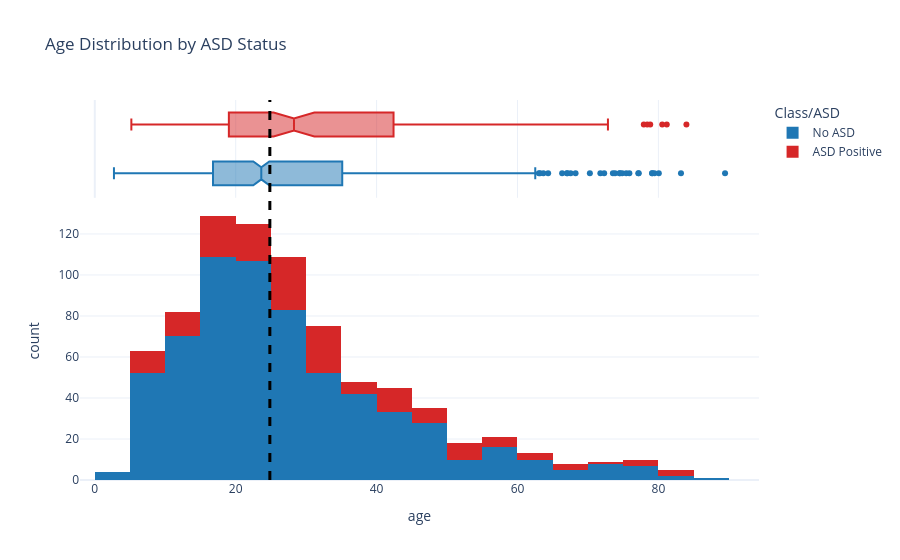

The notebook cell saved with this chart:
### Code cell
# 3. Add Median Line as a vertical shape (Black Dashed)
fig.add_shape(
    type="line",
    x0=age_median, y0=0,
    x1=age_median, y1=1,
    line=dict(color="black", width=3, dash="dash"),
    xref='x',
    yref='paper'
)
fig.show()

### Figure 1 — Plotly figure (JSON) as saved in the notebook; plotly's stock layout.template omitted (floating-point values rounded to 4 significant figures; data arrays with more than 128 entries replaced by an {"elided": "..."} marker saying what was removed)
{"data": [{"alignmentgroup": "True", "bingroup": "x", "hovertemplate": "Class/ASD=No ASD<br>age=%{x}<br>count=%{y}<extra></extra>", "legendgroup": "No ASD", "marker": {"color": "#1f77b4", "pattern": {"shape": ""}}, "name": "No ASD", "nbinsx": 30, "offsetgroup": "No ASD", "orientation": "v", "showlegend": true, "type": "histogram", "x": {"elided": "639 float values"}, "xaxis": "x", "yaxis": "y"}, {"alignmentgroup": "True", "hovertemplate": "Class/ASD=No ASD<br>age=%{x}<extra></extra>", "legendgroup": "No ASD", "marker": {"color": "#1f77b4"}, "name": "No ASD", "notched": true, "offsetgroup": "No ASD", "showlegend": false, "type": "box", "x": {"elided": "639 float values"}, "xaxis": "x2", "yaxis": "y2"}, {"alignmentgroup": "True", "bingroup": "x", "hovertemplate": "Class/ASD=ASD Positive<br>age=%{x}<br>count=%{y}<extra></extra>", "legendgroup": "ASD Positive", "marker": {"color": "#d62728", "pattern": {"shape": ""}}, "name": "ASD Positive", "nbinsx": 30, "offsetgroup": "ASD Positive", "orientation": "v", "showlegend": true, "type": "histogram", "x": {"elided": "161 float values"}, "xaxis": "x", "yaxis": "y"}, {"alignmentgroup": "True", "hovertemplate": "Class/ASD=ASD Positive<br>age=%{x}<extra></extra>", "legendgroup": "ASD Positive", "marker": {"color": "#d62728"}, "name": "ASD Positive", "notched": true, "offsetgroup": "ASD Positive", "showlegend": false, "type": "box", "x": {"elided": "161 float values"}, "xaxis": "x2", "yaxis": "y2"}], "layout": {"autosize": true, "barmode": "stack", "legend": {"title": {"text": "Class/ASD"}, "tracegroupgap": 0}, "shapes": [{"line": {"color": "black", "dash": "dash", "width": 3}, "type": "line", "x0": 24.85, "x1": 24.85, "xref": "x", "y0": 0, "y1": 1, "yref": "paper"}], "title": {"text": "Age Distribution by ASD Status"}, "xaxis": {"anchor": "y", "autorange": true, "domain": [0, 1], "range": [-2.101, 94.28], "title": {"text": "age"}, "type": "linear"}, "xaxis2": {"anchor": "y2", "autorange": true, "domain": [0, 1], "matches": "x", "range": [-2.101, 94.28], "showgrid": true, "showticklabels": false, "type": "linear"}, "yaxis": {"anchor": "x", "autorange": true, "domain": [0, 0.7326], "range": [0, 135.8], "title": {"text": "count"}}, "yaxis2": {"anchor": "x2", "autorange": true, "domain": [0.7426, 1], "matches": "y2", "range": [-0.5, 1.5], "showgrid": false, "showline": false, "showticklabels": false, "ticks": "", "type": "category"}}}
